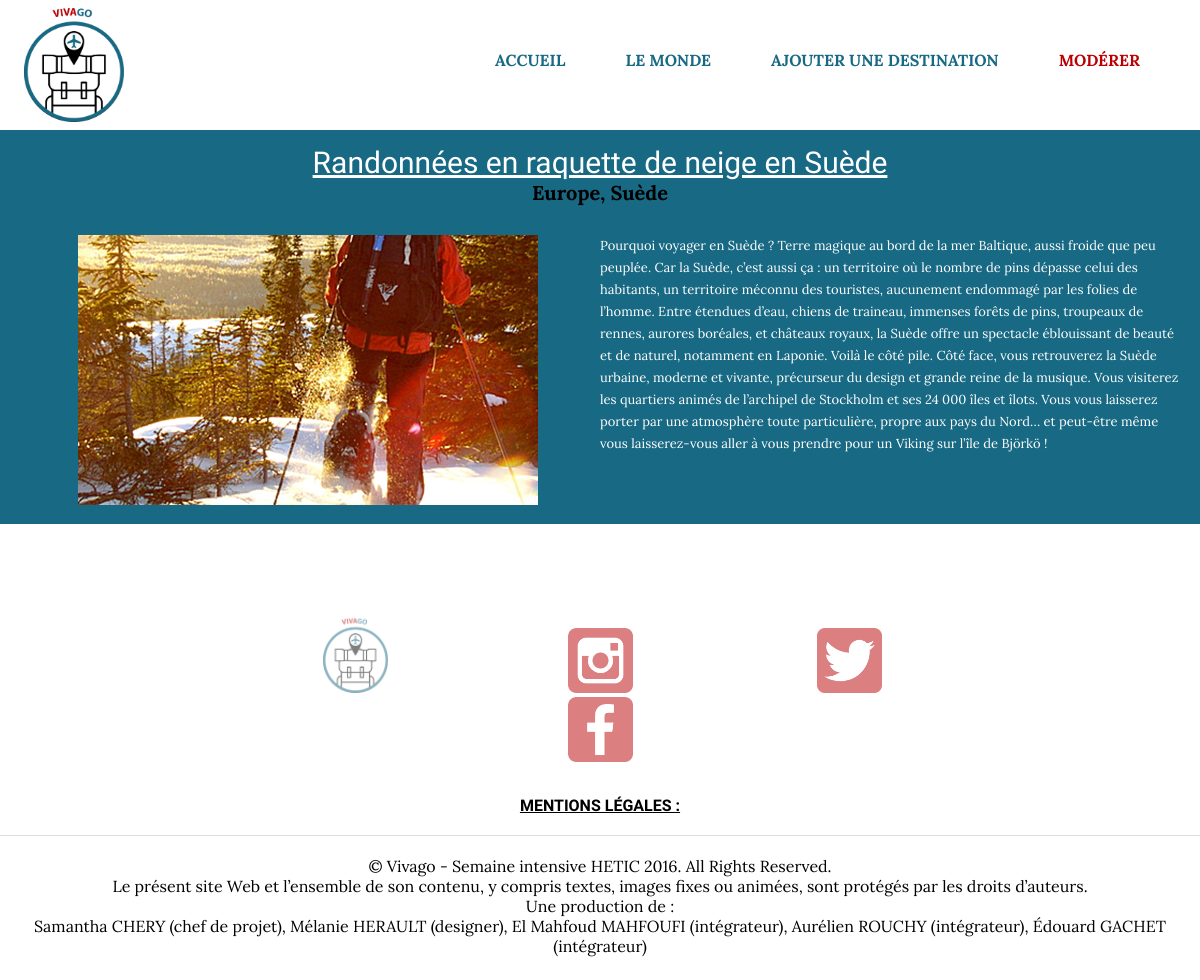
The app's page /produit.php?ID=6 with its own data.
### tables this page shows
CREATE TABLE IF NOT EXISTS `voyage` (
  `ID` int(11) NOT NULL,
  `titre` varchar(255) NOT NULL,
  `resum` varchar(255) NOT NULL,
  `photo1` varchar(255) NOT NULL,
  `section` varchar(255) NOT NULL,
  `filtre` int(11) NOT NULL,
  `description` text NOT NULL,
  `adresse` varchar(255) NOT NULL,
  `map` varchar(255) NOT NULL,
  `visible` int(11) NOT NULL DEFAULT '1'
);

### produit.php (the view, shortened to what this page needs)
<?php
require_once "connect.php";
?>
<!DOCTYPE html>
<html lang="fr">
<head>
    <link href="styles/style.css" rel="stylesheet">
</head>
<body>
    <?php include('header.php')?>
    <section id="produit" class="clearfix">
        <?php
        if(isset($_GET['ID'])){
            $ID = (int) $_GET['ID'];
        } else {
            header('Location: index.php');
        }
         $sql = "SELECT `ID`, `titre`, `description`, `adresse`, `photo1` FROM `voyage` WHERE ID = :ID ;";
         $stmt = $pdo->prepare($sql);
         $stmt->bindValue(":ID", $ID, PDO::PARAM_INT);
         $stmt->execute();
         $row = $stmt->fetch(PDO::FETCH_ASSOC);
         ?>
        <h1><?=$row['titre']?></h1>
        <h2><?=$row['adresse']?></h2>
        <figure>
            <img src="img-content/<?=$row['photo1']?>">
        </figure>
        <p><?=$row['description']?></p>
    </section>
   <?php include('footer.php')?>
</body>
</html>

### styles/style.css (style rules this page uses)
* { margin: 0; padding: 0; box-sizing: border-box; font-family: 'Lora', serif; }
.clearfix:before, .clearfix:after { content:' '; display:table; }
.clearfix:after { clear:both; }
#produit { width: 100%; background-color:#186984; padding:15px; }
#produit figure { display:block; float:left; width:50%; text-align:center; }
#produit figure img { width: 460px; }
#produit p { color: white; width:50%; float:right; font-size:13px; line-height:22px; }
#produit h1 { width: 100%; font: 30px "Aclonica"; color: white; text-decoration: underline; text-align: center; }
#produit h2 { font-size: 20px; text-align: center; margin-bottom: 30px; }

### records on screen
voyage: titre "Randonnées en raquette de neige en Suède", adresse "Europe, Suède", photo1 (picture), description "Pourquoi voyager en Suède ? Terre magique au bord de la mer Baltique, aussi froide que peu peuplée. Car la Suède, c’est aussi ça : un territoire où le nombre de pins dépasse celui des habitants, un territoire méconnu des touristes, aucunement endommagé par les folies de l’homme. Entre étendues d’eau, chiens de traineau, immenses forêts de pins, troupeaux de rennes, aurores boréales, et châteaux royaux, la Suède offre un spectacle éblouissant de beauté et de naturel, notamment en Laponie. Voilà le côté pile. Côté face, vous retrouverez la Suède urbaine, moderne et vivante, précurseur du design et grande reine de la musique. Vous visiterez les quartiers animés de l’archipel de Stockholm et…"
